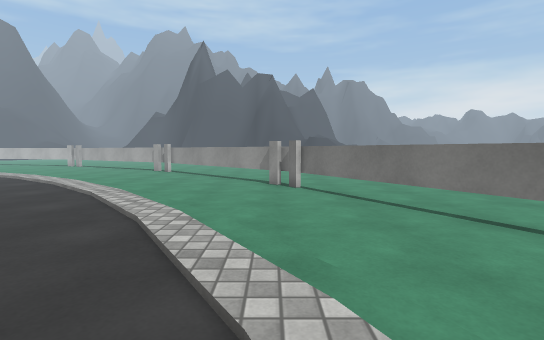
view 1 (above)

21 first-person views from a walk through a Unity game level. The camera is 1.2 m above the floor, tilts 4° down and sees 85° across. The floor is counted in squares, 1 m on a side. Each view is taken from the middle of a square. On the plan, view 1 faces up. The plan holds only what a view shows up to about 13 squares ahead; the rest is blank. The place goes on beyond the plan. Some surface patterns are stand-ins.

view 2
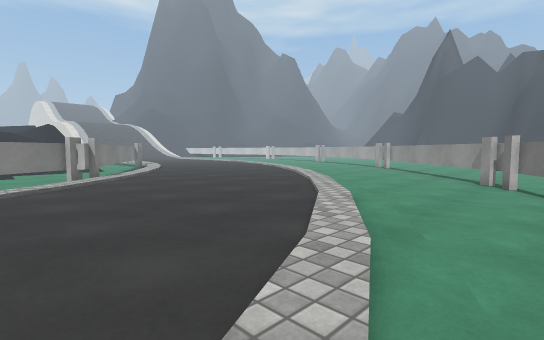

view 3
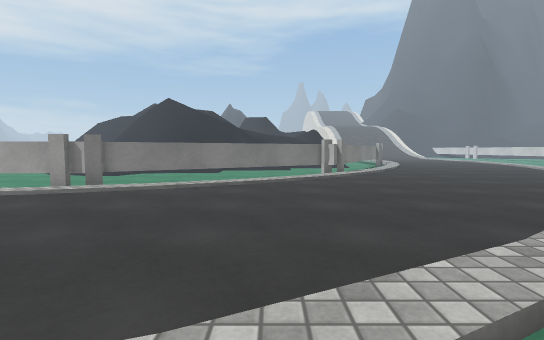

view 4
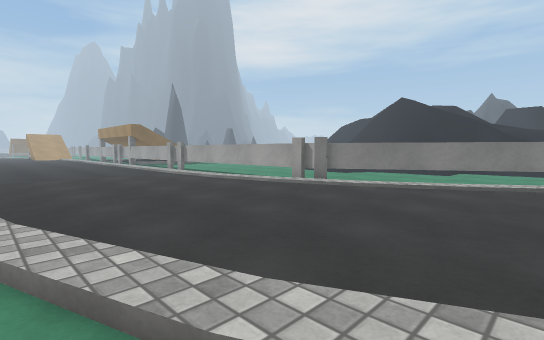

view 5
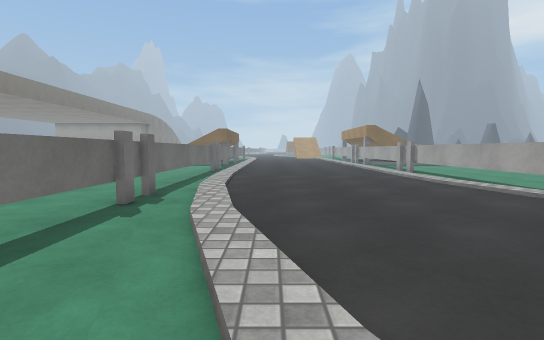

view 6
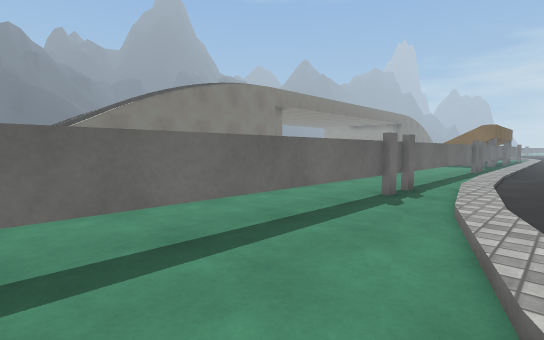

view 7
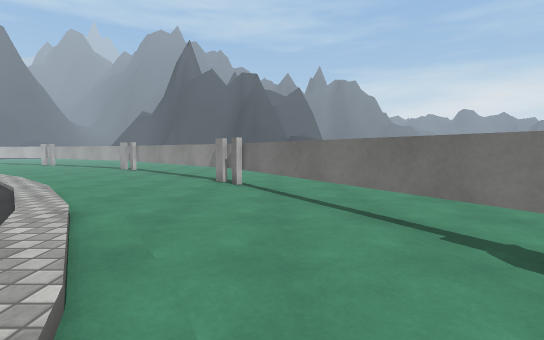

view 8
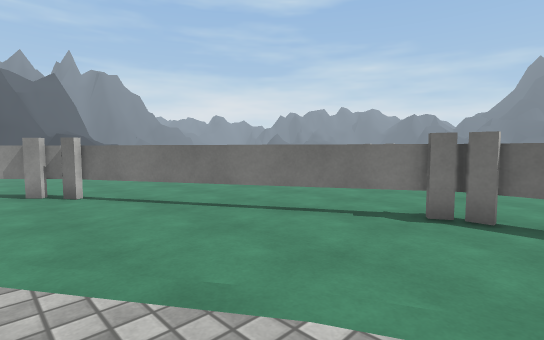

view 9
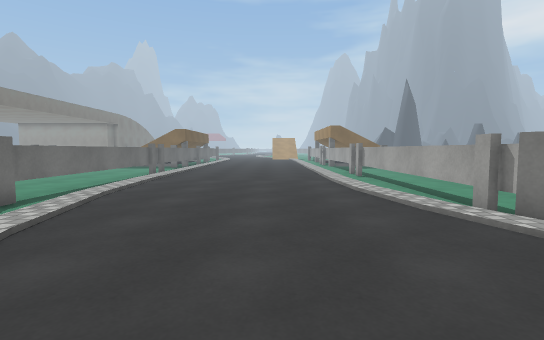

view 10
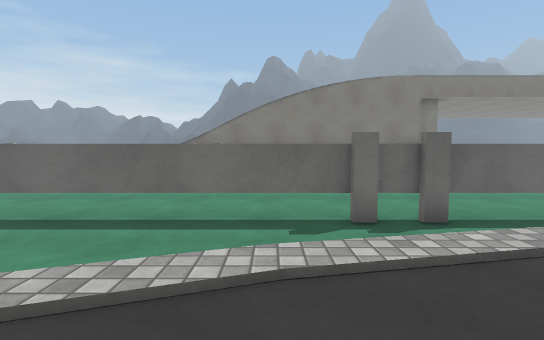

view 11
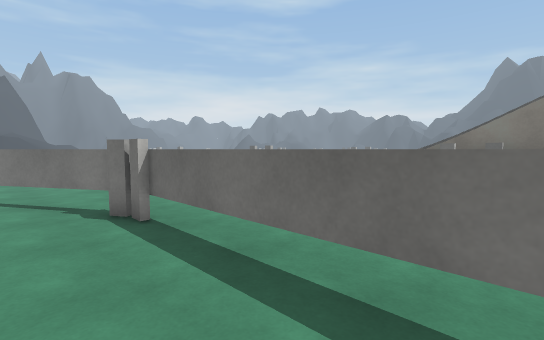

view 12
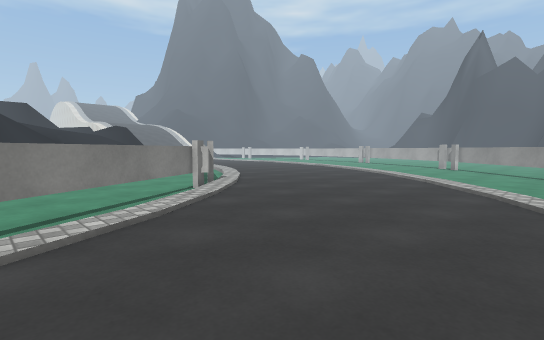

view 13
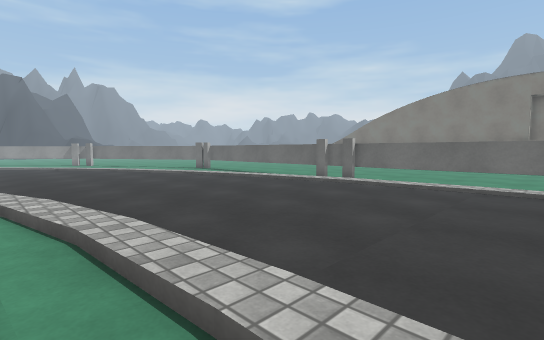

view 14
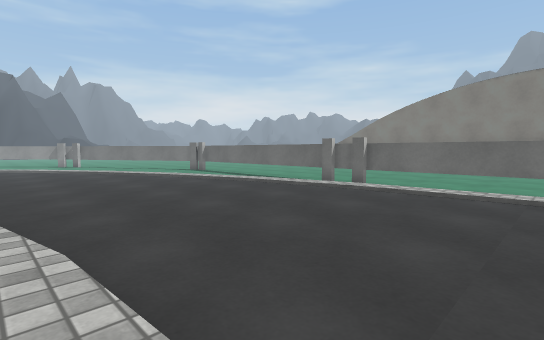

view 15
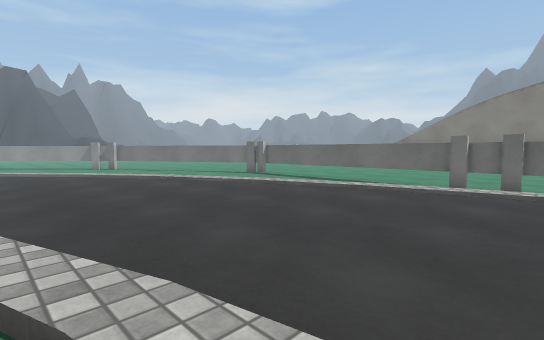

view 16
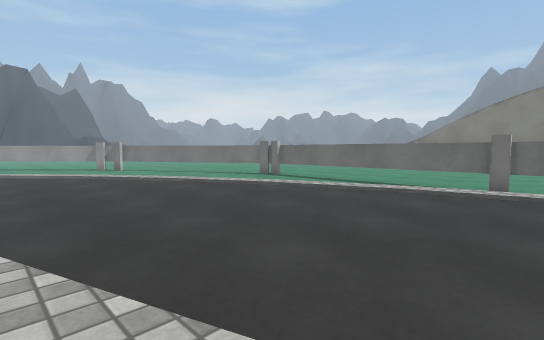

view 17
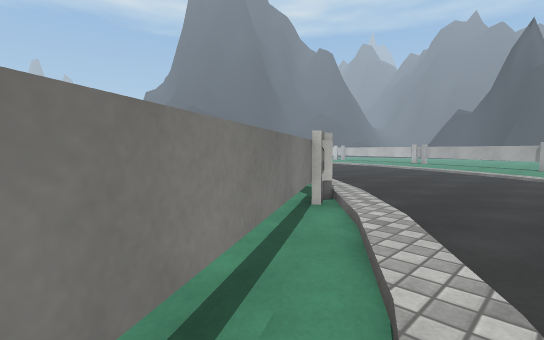

view 18
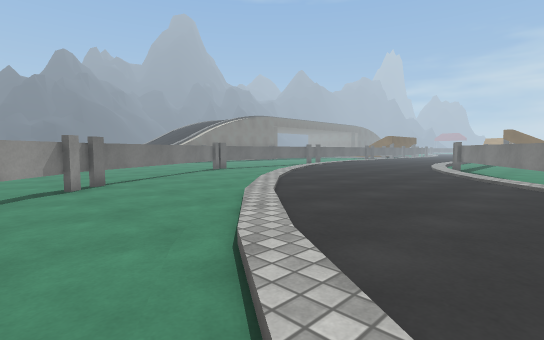

view 19
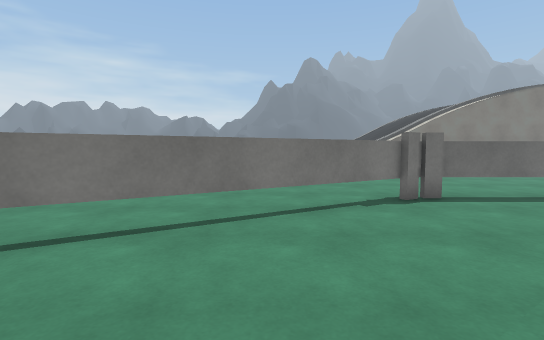

view 20
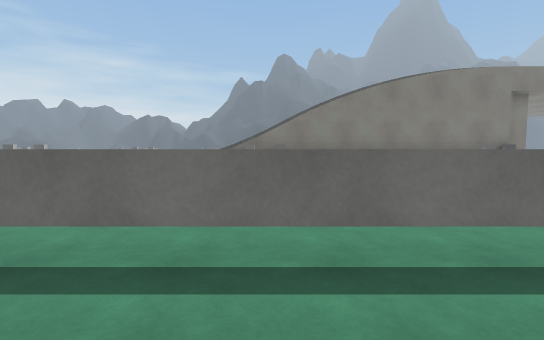

view 21
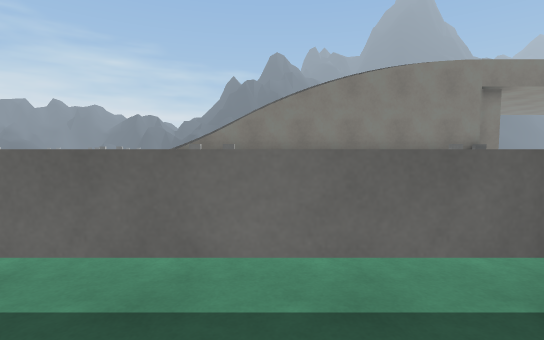

### Floor plan
Key: @ floor where view 1 was taken; # wall or solid block; . floor; / step, stairs or slope; = window, fence, low wall or low ledge; ^ raised ledge; T thing the floor can be seen under or through; O other object.
Columns run from 10 left of view 1 to 16 right of it. Each row starts with its distance up from view 1.
 13 / ......OO.....
 12 ./.......OO.....
 11 ..//......O#.....
 10 ..../......T ....
  9 ...../......T....       #
  8 ....../.....TT....      #
  7 ......./.....T....
  6 ......../....TT....
  5 ..............T.....
  4 ........./....TT....
  3 ........../....T....
  2 ^..............TT....
  1 #/........./....T....
  0 #=/.......@.....T...
 -1 ###........./...T....   #
 -2  ##/............T.....  #
 -3   ##/......../..T.....   #/
 -4    #/......../..T.....    /
 -5    ##...........T.....    /
 -6     #/..........T.....    /
 -7     #/......../.T......
 -8     #.........//T......
 -9     #........./.T....
-10     #./......./.T.....
-11     #./......./.T......
-12     #./.........T......
-13     #./.........T......
-14     #. .........T...

Positions as (right, up) in squares from view 1, and headings:
1: (0, 0), facing up
2: (2, -1), facing up-left
3: (3, -1), facing left
4: (3, 0), facing down-left
5: (2, 0), facing down
6: (2, 1), facing down-right
7: (2, 0), facing up
8: (-1, 1), facing up-right
9: (-1, -1), facing down
10: (0, -5), facing right
11: (3, -4), facing up-right
12: (-1, -4), facing up-left
13: (-5, -14), facing up-right
14: (-4, -13), facing up-right
15: (-5, -9), facing up-right
16: (-5, -8), facing up-right
17: (-6, -4), facing up-left
18: (-10, 13), facing down-right
19: (-2, 6), facing right
20: (2, -2), facing right
21: (3, -4), facing right
